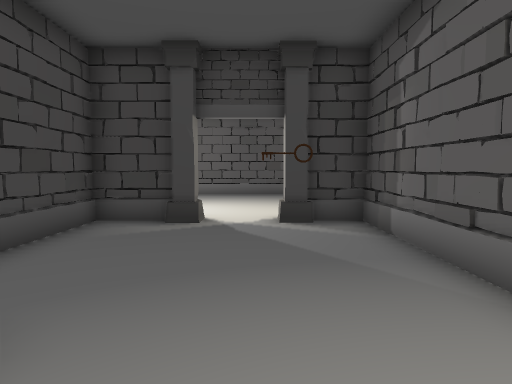
View 1 (above)

15 first-person views from a walk through a Unity game level. The camera is 1.2 m above the floor, tilts 4° down and sees 75° across. The floor is counted in squares, 1 m on a side. Each view is taken from the middle of a square. On the plan, view 1 faces up. The plan holds only what a view shows up to about 14 squares ahead; the rest is blank. The place goes on beyond the plan. The player character is not drawn. Some animated figures are left out. Door leaves are left out, so doorways stand open.

View 2
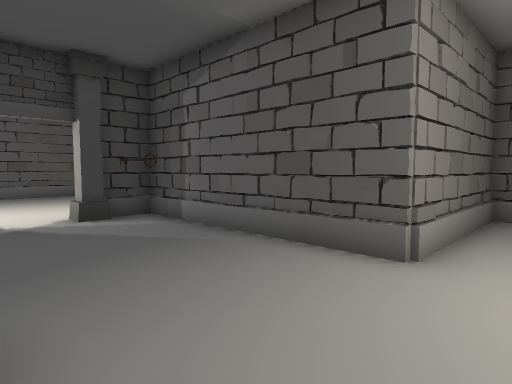

View 3
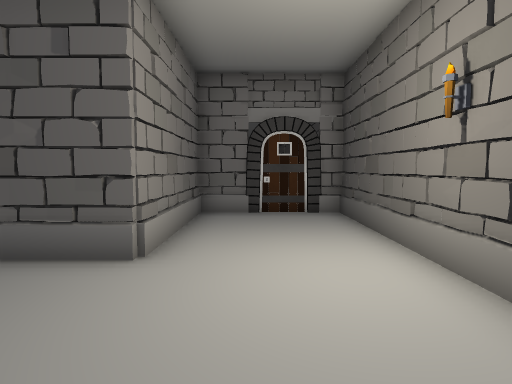

View 4
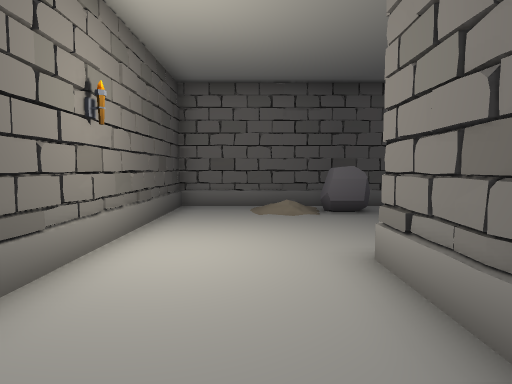

View 5
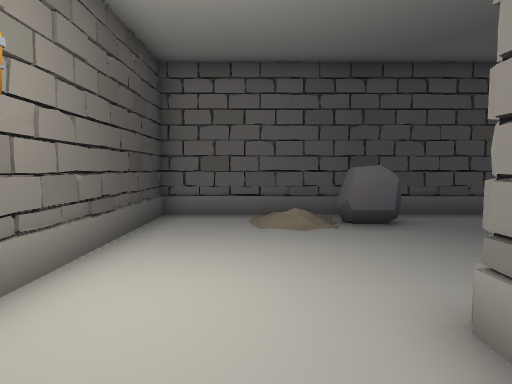

View 6
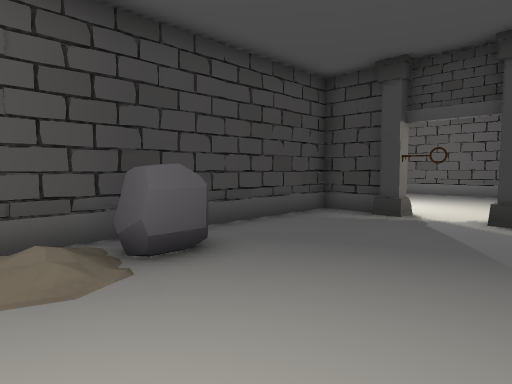

View 7
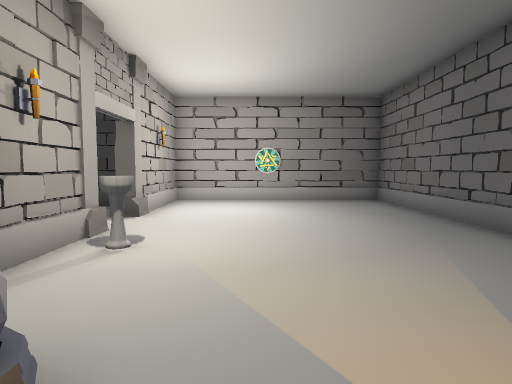

View 8
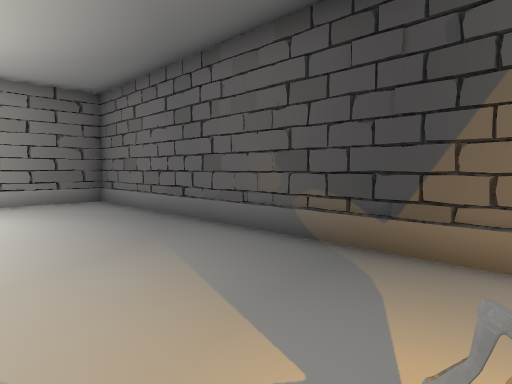

View 9
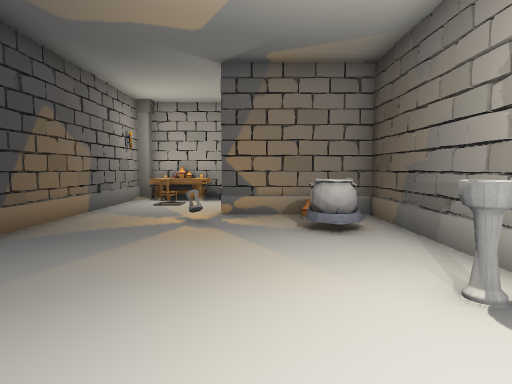

View 10
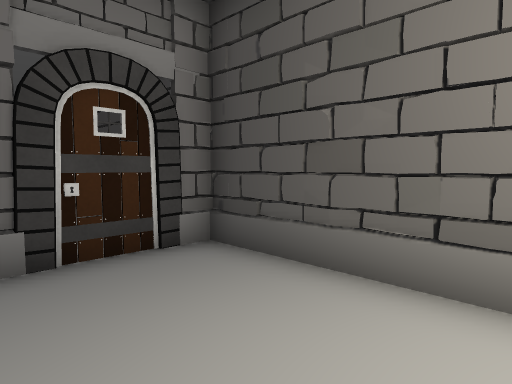

View 11
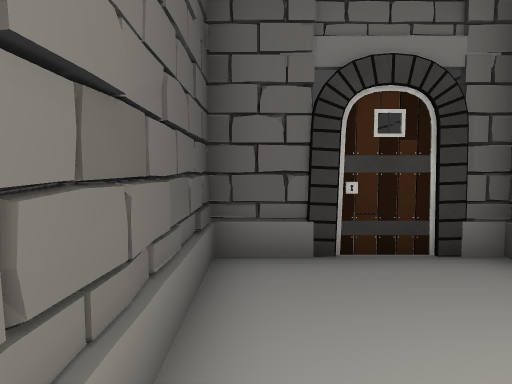

View 12
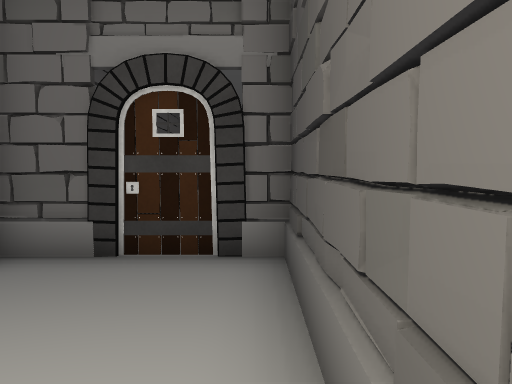

View 13
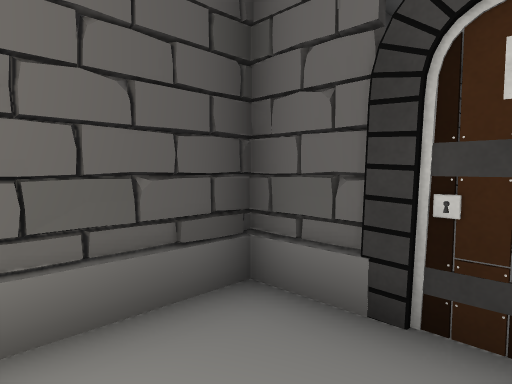

View 14
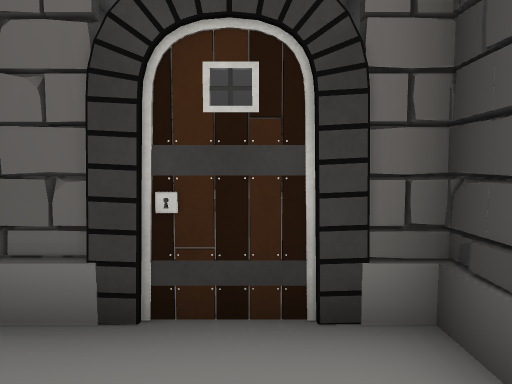

View 15
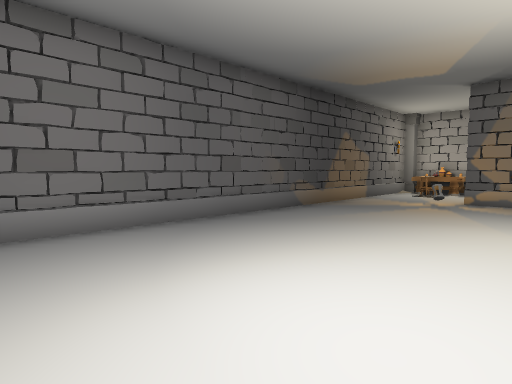

### Floor plan
Points are (right, up) in squares from view 1. A wall is a line through its corners. A room is listed if a view was taken in it or the views show most of it. See-through windows are left out.
Room 1 (views 1, 2, 3, 4, 5, 6, 10, 11, 12, 13, 14)
walls: (3.9, -3.8) (4.1, -3.3); (7.6, -0.6) (7.6, 0.7) (2.6, 0.7) (2.6, 7.7) (1.4, 7.7); (-2.4, 7.7) (-3.8, 7.7) (-3.8, -3.5) (7.6, -3.5) (7.6, -2.8); (10, -3.5) (12.5, -3.5); (15.5, 0.7) (12.9, 0.7)
ways out: open door at (-0.5, 8) to room 2
objects: rock (-3, 1) to (-2, 2); column (-2, 8); other object (0, 4); column (1, 8); other object (8, -2) to (8, -1)
Room 2 (views 7, 8, 9, 15)
walls: (1.5, 8) (7.8, 8) (7.8, 12); (5.4, 15.7) (-5.8, 15.7) (-5.8, 8) (-2.4, 8); (7.6, 9.5) (7.6, 12)
ways out: open door at (-0.5, 8) to room 1; opening at (6.5, 14.5)
objects: pot (5, 9) to (6, 10)

Positions as (right, up) in squares from view 1, and headings:
1: (0, 0), facing up
2: (-2, -1), facing up-right
3: (-2, -1), facing right
4: (7, -1), facing left
5: (5, -1), facing left
6: (2, -1), facing up-left
7: (7, 11), facing left
8: (7, 11), facing up-left
9: (-1, 11), facing right
10: (3, 0), facing down-right
11: (3, 0), facing right
12: (3, -3), facing right
13: (5, -2), facing up-right
14: (5, -2), facing right
15: (-5, 9), facing up-right
